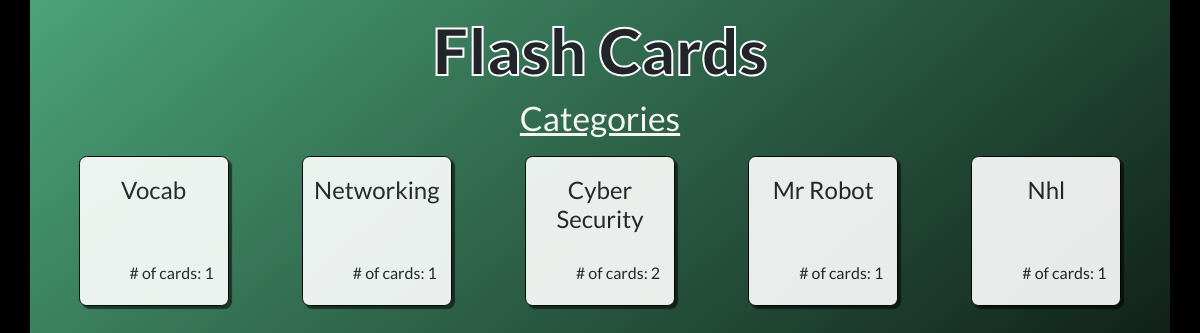
/categories, run on an earlier commit of the app's database.
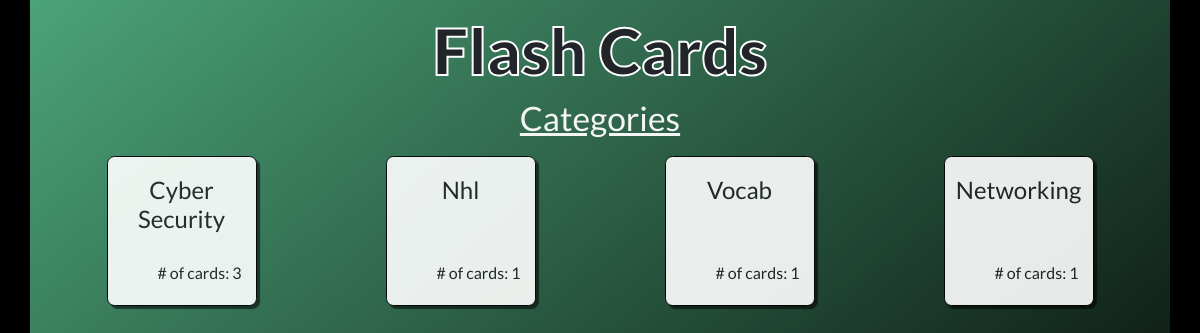
And on a later commit of the database.
### flashcard_app/models.py (models this page shows)
class Card(models.Model):
    category= models.CharField(max_length= 32)
    question= models.CharField(max_length= 128)
    answer= models.CharField(max_length= 64)
    created_at= models.DateTimeField(auto_now_add= True)
    updated_at= models.DateTimeField(auto_now= True)
    objects= CardManager()

### flashcard_app/views/views.py (the view)
# urls.py: path('categories', views.categories, name= 'categories'),
def categories(request):
    cards= Card.objects.all()
    if len(cards) > 0:
        cardSet= set()
        for card in cards:
            cardSet.add(card.category)
        card_dict= {}
        for cat in cardSet:
            card_update= {cat : Card.objects.filter(category=cat).count()}
            card_dict.update(card_update)
            print(cat)
        context= {
            'cards': cards,
            'categories': cardSet,
            'card_dict': card_dict
        }
        return render(request, 'categories.html', context)
    return render(request, 'categories.html')

### flashcard_app/templates/categories.html (shortened to what this page needs)
<!DOCTYPE html>
<html lang="en">
<head>
    <link href="https://cdn.jsdelivr.net/npm/bootstrap@5.0.0-beta1/dist/css/bootstrap.min.css" rel="stylesheet">
    {% load static %}
    <link rel="stylesheet" href="{% static 'css/categories.css' %}">
</head>
<body>
    <div class="container">
        <div class="header">
            <h1 id="title">Flash Cards</h1>
            <h1>Categories</h1>
        </div>
        <div class="cat-container">
            {% if cards == null %}
            <h1 class="m-4">Nothing available</h1>
            {% else %}
            {% for cat, v in card_dict.items %}
            <div class="cat-card" id="{{cat}}">
                <h4>{{cat|title}}</h4>
                <p style="margin-left:50px;"># of cards: {{v}}</p>
            </div>
            {% endfor %}
            {% endif %}
        </div>
    </div>
</body>
</html>

What changed in the data, as far as the page shows it:
removed Card: card_dict "Mr Robot"
Also different on the page:
new list line: "Cyber Security"
new list line: "# of cards: 3"
list line gone: "Cyber Security"
list line gone: "# of cards: 2"
list line gone: "# of cards: 1"
